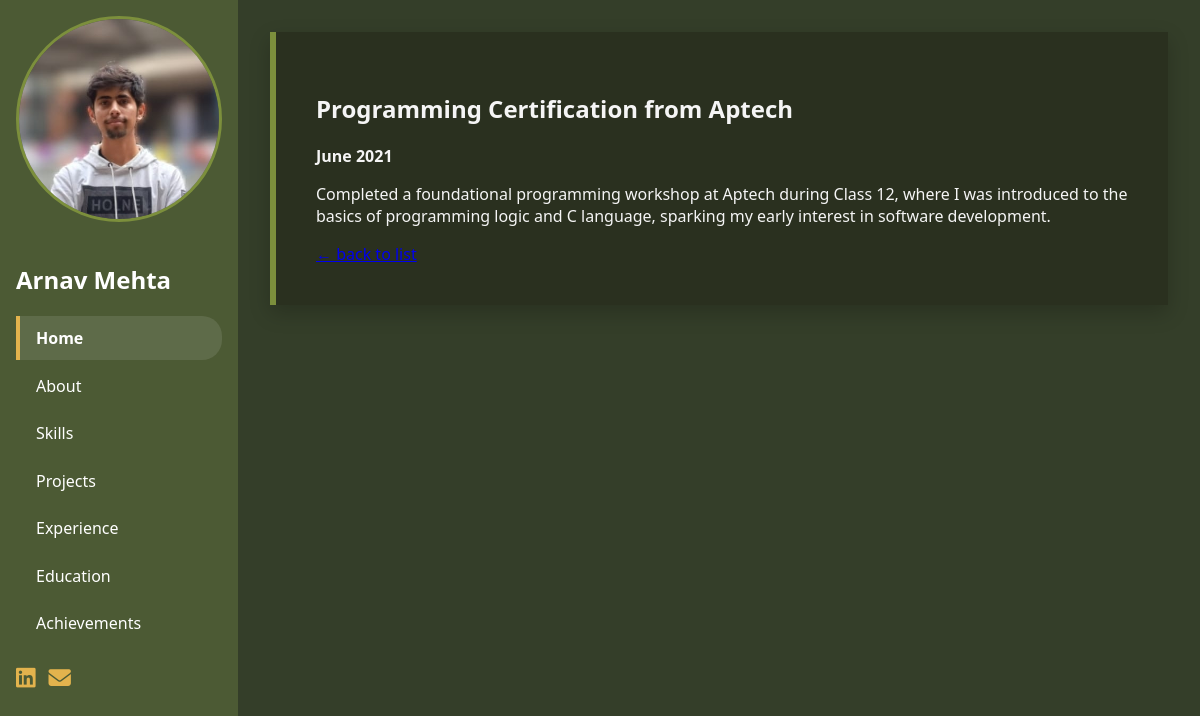
The app's page /achievements/2/ with its own data.
### portfolio/models.py (models this page shows, shortened)
class Profile(models.Model):
    name = models.CharField(max_length=100)
    title = models.CharField(max_length=100)
    bio = models.TextField()
    profile_pic = ResizedImageField(
        size=[500,500],
        quality = 100 ,
        upload_to = 'profile_pics/',
        blank=True,
        null = True,
    )
    email = models.EmailField()
    github = models.URLField()
    linkedin = models.URLField()
    location = models.CharField(max_length=100)

class Achievement(models.Model):
    title = models.CharField(max_length=200)
    description = models.TextField()
    date = models.DateField()

### portfolio/views.py (the view)
# urls.py: path("achievements/<int:pk>/", views.achievement_detail,
def achievement_detail(request, pk):
    achievement = get_object_or_404(Achievement, pk=pk)
    return render(request, "portfolio/achievement_detail.html",
                  {"achievement": achievement,
                   "profile": Profile.objects.first()})

### portfolio/templates/portfolio/achievement_detail.html
{% extends "portfolio/base.html" %}
{% block content %}
<section class="section">
    <h2>{{ achievement.title }}</h2>
    <p><strong>{{ achievement.date|date:"F Y" }}</strong></p>
    <p>{{ achievement.description }}</p>
    <a href="{% url 'index' %}#achievements">&larr; back to list</a>
</section>
{% endblock %}

### portfolio/templates/portfolio/navbar.html (shortened to what this page needs)
<nav class="vertical-nav">
    <div class="nav-content">
    <div class="profile-section">
        {% if profile.profile_pic %}
        <img src="{{ profile.profile_pic.url }}" alt="Profile Picture" class = "profile-img">
        {% endif %}
        <h1>{{ profile.name }}</h1>
    </div>
    <ul class="nav-links">
        <li><a href="#home" class="nav-link active">Home</a></li>
        <li><a href="#about" class="nav-link">About</a></li>
        <li><a href="#skills" class="nav-link">Skills</a></li>
        <li><a href="#projects" class="nav-link">Projects</a></li>
        <li><a href="#experience" class="nav-link">Experience</a></li>
        <li><a href="#education" class="nav-link">Education</a></li>
        <li><a href="#achievements" class="nav-link">Achievements</a></li>
        </ul>
    <ul class="contact-icons">
  {% if profile.linkedin %}
    <li><a href="{{ profile.linkedin }}" target="_blank"
           aria-label="LinkedIn"><i class="fab fa-linkedin"></i></a></li>
  {% endif %}
  <li><a href="mailto:{{ profile.email }}" aria-label="Email">
        <i class="fas fa-envelope"></i></a></li>
</ul>
    </div>
</nav>

### portfolio/static/portfolio/css/style.css (style rules this page uses)
:root { --dark-green: #4c5a34; --light-green: #7c8f3c; --deep-olive: #343e29; --accent-yellow: #e3b34d; --peach: #F0BB78; --shadow: rgba(0, 0, 0, 0.2); --text-light: #f5f5f5; }
body { margin: 0; font-family: 'Segoe UI', Tahoma, Geneva, Verdana, sans-serif; background-color: var(--deep-olive); color: var(--text-light); }
.vertical-nav { width: 250px; background-color: var(--dark-green); color: white; padding: 1rem; height: 100vh; position: sticky; top: 0; display: flex; flex-direction: column; align-items: center; }
.profile-img { width: 200px; height: 200px; object-fit: cover; border-radius: 50%; margin-bottom: 1rem; border: 3px solid var(--light-green); }
.nav-links { list-style: none; padding: 0; width: 100%; }
.nav-link { display: block; padding: 0.7rem 1rem; margin: 0.2rem 0; color: white; text-decoration: none; border-left: 4px solid transparent; transition: all 0.3s ease; border-radius: 0 20px 20px 0; }
.contact-icons { list-style:none; display:flex; gap:.8rem; padding:0; margin-top:1rem; }
.contact-icons a { color:var(--accent-yellow); font-size:1.4rem; transition:transform .2s; }
.nav-link:hover, .nav-link.active { background-color: rgba(255, 255, 255, 0.1); border-left: 4px solid var(--accent-yellow); font-weight: bold; }
.section { background-color: rgba(42, 47, 31, 0.9); border-left: 6px solid var(--light-green); padding: 2.5rem; margin-bottom: 2rem; border-radius: 0px; box-shadow: 0 8px 20px var(--shadow); backdrop-filter: blur(5px); }

### records on screen
Profile: profile_pic (picture), name "Arnav Mehta"
Achievement: title "Programming Certification from Aptech", date "June 2021", description "Completed a foundational programming workshop at Aptech during Class 12, where I was introduced to the basics of programming logic and C language, sparking my early interest in software development."
